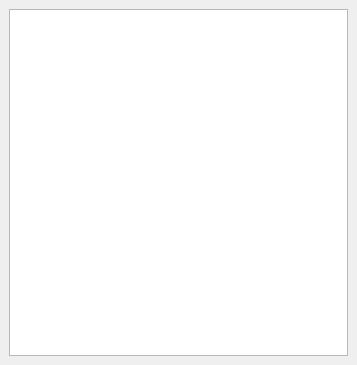
<ui version="4.0" >
 <class>Form</class>
 <widget class="QWidget" name="Form" >
  <property name="geometry" >
   <rect>
    <x>0</x>
    <y>0</y>
    <width>357</width>
    <height>365</height>
   </rect>
  </property>
  <property name="windowTitle" >
   <string>Form</string>
  </property>
  <layout class="QVBoxLayout" >
   <property name="margin" >
    <number>9</number>
   </property>
   <property name="spacing" >
    <number>6</number>
   </property>
   <item>
    <widget class="QListWidget" name="texturesList" >
     <property name="showDropIndicator" stdset="0" >
      <bool>false</bool>
     </property>
     <property name="flow" >
      <enum>QListView::LeftToRight</enum>
     </property>
     <property name="isWrapping" stdset="0" >
      <bool>true</bool>
     </property>
     <property name="resizeMode" >
      <enum>QListView::Adjust</enum>
     </property>
     <property name="layoutMode" >
      <enum>QListView::Batched</enum>
     </property>
     <property name="viewMode" >
      <enum>QListView::ListMode</enum>
     </property>
     <property name="uniformItemSizes" >
      <bool>true</bool>
     </property>
     <property name="wordWrap" >
      <bool>true</bool>
     </property>
     <property name="sortingEnabled" >
      <bool>true</bool>
     </property>
    </widget>
   </item>
  </layout>
 </widget>
 <resources/>
 <connections/>
</ui>
